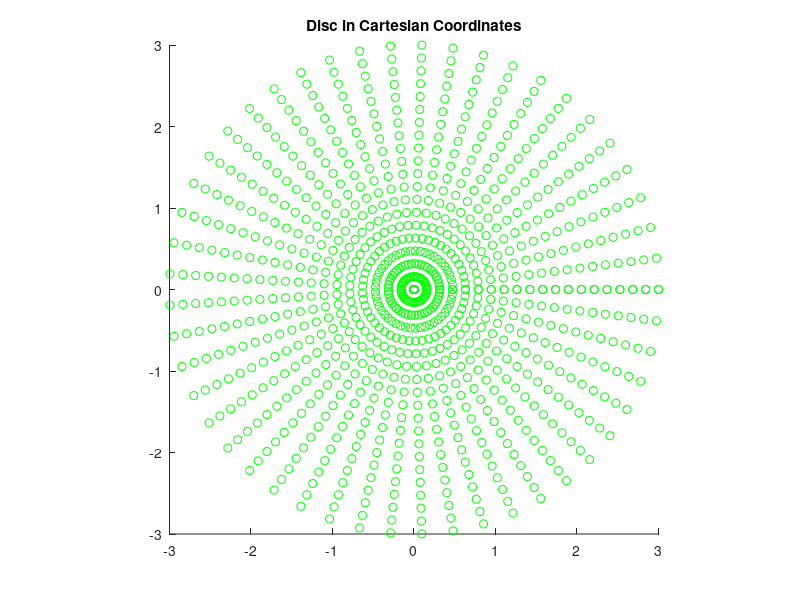

Write the MATLAB code that produced this figure.
% Define the disc properties
center = [0, 0];
radius = 3;
num_points_radial = 20; % Number of points along the radial direction
num_points_angular = 50; % Number of points along the angular direction

% Create the radial and angular coordinates
r = linspace(0, radius, num_points_radial);
theta = linspace(0, 2 * pi, num_points_angular);

% Convert to Cartesian coordinates using meshgrid
[R, Theta] = meshgrid(r, theta);
X = center(1) + R .* cos(Theta);
Y = center(2) + R .* sin(Theta);

% Plot the points in green
figure;
scatter(X(:), Y(:), 'g');
axis equal;
xlim([-radius, radius] + center(1));
ylim([-radius, radius] + center(2));
title('Disc in Cartesian Coordinates');
